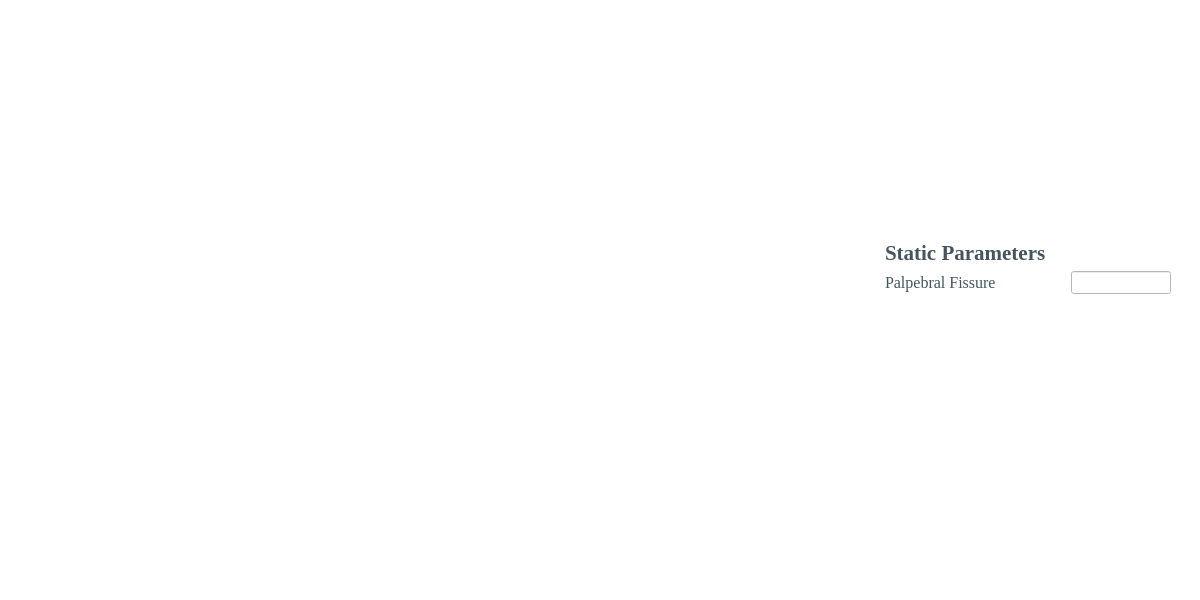
<?xml version="1.0" encoding="UTF-8"?>
<ui version="4.0">
 <class>Auto_eFaceWindow</class>
 <widget class="QMainWindow" name="Auto_eFaceWindow">
  <property name="geometry">
   <rect>
    <x>0</x>
    <y>0</y>
    <width>1200</width>
    <height>600</height>
   </rect>
  </property>
  <property name="sizePolicy">
   <sizepolicy hsizetype="Fixed" vsizetype="Fixed">
    <horstretch>0</horstretch>
    <verstretch>0</verstretch>
   </sizepolicy>
  </property>
  <property name="minimumSize">
   <size>
    <width>1200</width>
    <height>600</height>
   </size>
  </property>
  <property name="maximumSize">
   <size>
    <width>1200</width>
    <height>600</height>
   </size>
  </property>
  <property name="windowTitle">
   <string>Gentle Eye Closure Auto eFace</string>
  </property>
  <property name="windowIcon">
   <iconset>
    <normaloff>../icons/Home_logo_square.jpg</normaloff>../icons/Home_logo_square.jpg</iconset>
  </property>
  <property name="styleSheet">
   <string notr="true">background-color: rgb(255, 255, 255);</string>
  </property>
  <widget class="QWidget" name="centralwidget">
   <layout class="QGridLayout" name="gridLayout">
    <item row="8" column="1" rowspan="8">
     <widget class="MplWidget" name="plotWidget" native="true">
      <property name="sizePolicy">
       <sizepolicy hsizetype="Preferred" vsizetype="Preferred">
        <horstretch>0</horstretch>
        <verstretch>0</verstretch>
       </sizepolicy>
      </property>
      <property name="minimumSize">
       <size>
        <width>0</width>
        <height>0</height>
       </size>
      </property>
      <property name="maximumSize">
       <size>
        <width>16777215</width>
        <height>16777215</height>
       </size>
      </property>
     </widget>
    </item>
    <item row="8" column="2">
     <spacer name="verticalSpacer">
      <property name="orientation">
       <enum>Qt::Vertical</enum>
      </property>
      <property name="sizeHint" stdset="0">
       <size>
        <width>20</width>
        <height>40</height>
       </size>
      </property>
     </spacer>
    </item>
    <item row="9" column="0" rowspan="6">
     <spacer name="verticalSpacer_2">
      <property name="orientation">
       <enum>Qt::Vertical</enum>
      </property>
      <property name="sizeHint" stdset="0">
       <size>
        <width>20</width>
        <height>40</height>
       </size>
      </property>
     </spacer>
    </item>
    <item row="16" column="1">
     <spacer name="horizontalSpacer_3">
      <property name="orientation">
       <enum>Qt::Horizontal</enum>
      </property>
      <property name="sizeHint" stdset="0">
       <size>
        <width>40</width>
        <height>20</height>
       </size>
      </property>
     </spacer>
    </item>
    <item row="15" column="4">
     <spacer name="verticalSpacer_3">
      <property name="orientation">
       <enum>Qt::Vertical</enum>
      </property>
      <property name="sizeHint" stdset="0">
       <size>
        <width>20</width>
        <height>40</height>
       </size>
      </property>
     </spacer>
    </item>
    <item row="10" column="2">
     <widget class="QLabel" name="PFLabel">
      <property name="sizePolicy">
       <sizepolicy hsizetype="Fixed" vsizetype="Fixed">
        <horstretch>0</horstretch>
        <verstretch>0</verstretch>
       </sizepolicy>
      </property>
      <property name="minimumSize">
       <size>
        <width>180</width>
        <height>0</height>
       </size>
      </property>
      <property name="font">
       <font>
        <family>Times New Roman</family>
        <pointsize>12</pointsize>
       </font>
      </property>
      <property name="styleSheet">
       <string notr="true">color: rgb(68, 85, 95);</string>
      </property>
      <property name="text">
       <string>Palpebral Fissure</string>
      </property>
     </widget>
    </item>
    <item row="9" column="2">
     <widget class="QLabel" name="label">
      <property name="sizePolicy">
       <sizepolicy hsizetype="Fixed" vsizetype="Fixed">
        <horstretch>0</horstretch>
        <verstretch>0</verstretch>
       </sizepolicy>
      </property>
      <property name="font">
       <font>
        <family>Times New Roman</family>
        <pointsize>16</pointsize>
        <weight>75</weight>
        <bold>true</bold>
       </font>
      </property>
      <property name="styleSheet">
       <string notr="true">color: rgb(68, 85, 95);</string>
      </property>
      <property name="text">
       <string>Static Parameters</string>
      </property>
     </widget>
    </item>
    <item row="10" column="3">
     <widget class="QLineEdit" name="PFLineEdit">
      <property name="sizePolicy">
       <sizepolicy hsizetype="Fixed" vsizetype="Fixed">
        <horstretch>0</horstretch>
        <verstretch>0</verstretch>
       </sizepolicy>
      </property>
      <property name="minimumSize">
       <size>
        <width>100</width>
        <height>0</height>
       </size>
      </property>
      <property name="maximumSize">
       <size>
        <width>100</width>
        <height>16777215</height>
       </size>
      </property>
      <property name="font">
       <font>
        <family>Times New Roman</family>
        <pointsize>10</pointsize>
       </font>
      </property>
     </widget>
    </item>
   </layout>
  </widget>
  <widget class="QMenuBar" name="menubar">
   <property name="geometry">
    <rect>
     <x>0</x>
     <y>0</y>
     <width>1200</width>
     <height>26</height>
    </rect>
   </property>
  </widget>
  <widget class="QStatusBar" name="statusbar"/>
 </widget>
 <customwidgets>
  <customwidget>
   <class>MplWidget</class>
   <extends>QWidget</extends>
   <header>MplWidget.h</header>
   <container>1</container>
  </customwidget>
 </customwidgets>
 <resources/>
 <connections/>
</ui>
